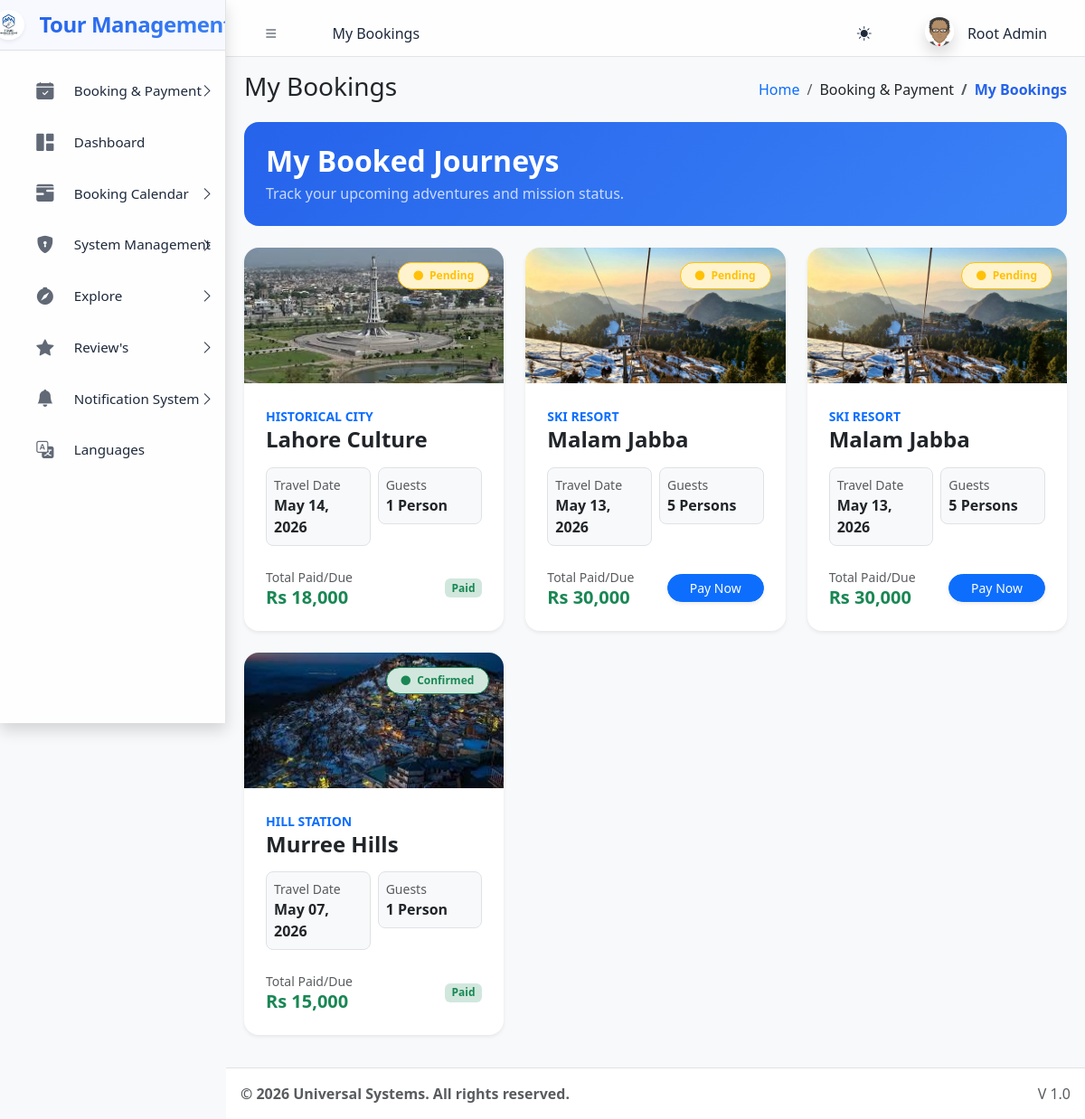
Screenshot of /dashboards/user/my_bookings.php (signed in) with the database file from the repository.
### tables this page shows
CREATE TABLE `sys_pages` (
  `id` int(11) NOT NULL,
  `parent_id` int(11) DEFAULT 0,
  `page_name` varchar(100) NOT NULL,
  `page_url` varchar(255) DEFAULT '#',
  `icon_class` varchar(50) DEFAULT 'bi bi-circle',
  `sort_order` int(11) DEFAULT 0
);

CREATE TABLE `bookings` (
  `id` int(11) NOT NULL,
  `user_id` int(11) NOT NULL,
  `destination_id` int(11) NOT NULL,
  `booking_date` datetime DEFAULT current_timestamp(),
  `travel_date` date NOT NULL,
  `guests` int(11) NOT NULL DEFAULT 1,
  `total_price` varchar(50) NOT NULL,
  `status` enum('Pending','Confirmed','Cancelled') DEFAULT 'Pending',
  `payment_status` enum('Unpaid','Paid') DEFAULT 'Unpaid',
  `notes` text DEFAULT NULL,
  `created_at` timestamp NOT NULL DEFAULT current_timestamp()
);

CREATE TABLE `destinations` (
  `id` int(11) NOT NULL,
  `name` varchar(255) NOT NULL,
  `type` varchar(100) DEFAULT NULL,
  `hero_image` varchar(255) DEFAULT NULL,
  `duration` varchar(50) DEFAULT NULL,
  `price` varchar(50) DEFAULT NULL,
  `intensity` enum('Low','Medium','High') DEFAULT NULL,
  `description` text DEFAULT NULL,
  `environment` text DEFAULT NULL,
  `accommodation` text DEFAULT NULL,
  `activities` longtext DEFAULT NULL CHECK (json_valid(`activities`)),
  `is_deleted` tinyint(1) DEFAULT 0,
  `category` enum('Adventure','Relaxation','Educational') DEFAULT 'Adventure',
  `gravity_level` varchar(50) DEFAULT '1.0g',
  `itinerary` longtext DEFAULT NULL CHECK (json_valid(`itinerary`)),
  `route_data` longtext DEFAULT NULL CHECK (json_valid(`route_data`)),
  `created_at` timestamp NOT NULL DEFAULT current_timestamp()
);

### dashboards/user/my_bookings.php (the view, shortened to what this page needs)
<?php
require_once '../../includes/header.php';
$userId = $_SESSION['user_id'];
$query = "
    SELECT b.*, d.name as dest_name, d.hero_image, d.type as dest_type
    FROM bookings b
    JOIN destinations d ON b.destination_id = d.id
    WHERE b.user_id = ?
    ORDER BY b.created_at DESC
";
$stmt = $pdo->prepare($query);
$stmt->execute([$userId]);
$myBookings = $stmt->fetchAll();
?>
<div class="row">
    <div class="col-12">
        <div class="p-4 rounded-4 mb-4" style="background: linear-gradient(135deg, var(--app-primary-blue) 0%, var(--app-accent-blue) 100%); color: white;">
            <h2 class="fw-bold mb-1">My Booked Journeys</h2>
            <p class="opacity-75 mb-0">Track your upcoming adventures and mission status.</p>
        </div>
    </div>
    <?php foreach($myBookings as $b):
        $imgSrc = (strpos($b['hero_image'], 'http') === 0) ? $b['hero_image'] : BASE_URL . $b['hero_image'];
        $statusClass = 'bg-warning-subtle text-warning border-warning';
        if($b['status'] == 'Confirmed') $statusClass = 'bg-success-subtle text-success border-success';
    ?>
    <div class="col-md-6 col-xl-4 mb-4">
        <div class="card h-100 shadow-sm border-0 rounded-4 overflow-hidden" style="transition: transform 0.3s ease;">
            <div style="height: 150px; position: relative;">
                <img src="<?= $imgSrc ?>" class="w-100 h-100 object-fit-cover">
                <div class="position-absolute top-0 end-0 m-3">
                    <span class="badge border py-2 px-3 rounded-pill <?= $statusClass ?>">
                        <i class="bi bi-circle-fill me-1 small"></i> <?= $b['status'] ?>
                    </span>
                </div>
            </div>
            <div class="card-body p-4">
                <div class="d-flex justify-content-between align-items-start mb-3">
                    <div>
                        <small class="text-primary fw-bold text-uppercase"><?= $b['dest_type'] ?></small>
                        <h4 class="fw-bold mb-0"><?= htmlspecialchars($b['dest_name']) ?></h4>
                    </div>
                </div>
                <div class="row g-2 mb-4">
                    <div class="col-6">
                        <div class="p-2 rounded-3 bg-light border">
                            <small class="text-muted d-block">Travel Date</small>
                            <span class="fw-bold"><?= date('M d, Y', strtotime($b['travel_date'])) ?></span>
                        </div>
                    </div>
                    <div class="col-6">
                        <div class="p-2 rounded-3 bg-light border">
                            <small class="text-muted d-block">Guests</small>
                            <span class="fw-bold"><?= $b['guests'] ?> Person<?= $b['guests'] > 1 ? 's' : '' ?></span>
                        </div>
                    </div>
                </div>
                <div class="d-flex justify-content-between align-items-center">
                    <div>
                        <small class="text-muted d-block">Total Paid/Due</small>
                        <span class="h5 fw-bold text-success mb-0"><?= $b['total_price'] ?></span>
                    </div>
                    <?php if($b['payment_status'] !== 'Paid'): ?>
                        <a href="../../explore/checkout.php?booking_id=<?= $b['id'] ?>" class="btn btn-primary btn-sm rounded-pill px-4 shadow-sm">Pay Now</a>
                    <?php else: ?>
                        <span class="badge bg-success-subtle text-success">Paid</span>
                    <?php endif; ?>
                </div>
            </div>
        </div>
    </div>
    <?php endforeach; ?>
</div>
<?php require_once '../../includes/footer.php'; ?>

### includes/header.php (shortened to what this page needs)
<?php
require_once __DIR__ . '/../core/session.php';
$base_path = parse_url(BASE_URL, PHP_URL_PATH);
$current_url = substr($_SERVER['SCRIPT_NAME'], strlen($base_path));
$pageStmt = $pdo->prepare("SELECT * FROM sys_pages WHERE page_url LIKE ? LIMIT 1");
$pageStmt->execute(["%$current_url%"]);
$currentPageData = $pageStmt->fetch();
$pageTitle = $currentPageData['page_name'] ?? 'Dashboard';
$pageId = $currentPageData['id'] ?? 0;
$breadcrumbs = [];
if ($currentPageData) {
    $crumbId = $currentPageData['id'];
    while($crumbId != 0) {
        $crumbStmt = $pdo->prepare("SELECT id, parent_id, page_name, page_url FROM sys_pages WHERE id = ?");
        $crumbStmt->execute([$crumbId]);
        $crumb = $crumbStmt->fetch();
        array_unshift($breadcrumbs, $crumb);
        $crumbId = $crumb['parent_id'];
    }
}
?>
<!DOCTYPE html>
<html lang="en"> <head>
    <link rel="stylesheet" href="<?= BASE_URL ?>assets/css/bootstrap.min.css" />
    <link rel="stylesheet" href="<?= BASE_URL ?>assets/css/bootstrap-icons.css" />
    <link rel="stylesheet" href="<?= BASE_URL ?>assets/css/adminlte.min.css" />
</head>
<body class="layout-fixed sidebar-expand-lg bg-body-tertiary">
<div class="app-wrapper">
    <nav class="app-header navbar navbar-expand bg-body">
        <div class="container-fluid">
            <ul class="navbar-nav">
                <li class="nav-item"> <a class="nav-link" data-lte-toggle="sidebar" href="#" role="button"><i class="bi bi-list"></i></a> </li>
                <li class="nav-item d-none d-md-block"> <a href="#" class="nav-link"><?= $pageTitle ?></a> </li>
            </ul>
            <ul class="navbar-nav ms-auto">
                 <li class="nav-item">
                    <button class="btn btn-link nav-link" id="theme-toggle" type="button">
                        <i class="bi bi-sun-fill" id="theme-icon"></i>
                    </button>
                </li>
                <li class="nav-item dropdown user-menu">
                    <a href="#" class="nav-link dropdown-toggle" data-bs-toggle="dropdown">
                        <img src="<?= !empty($_SESSION['avatar']) ? $_SESSION['avatar'] : BASE_URL.'assets/img/avatar.png' ?>" class="user-image rounded-circle shadow" alt="User Image">
                        <span class="d-none d-md-inline ms-1"><?= htmlspecialchars($_SESSION['name']) ?></span>
                    </a>
                </li>
            </ul>
        </div>
    </nav>
    <?php include 'sidebar.php'; ?>
    <main class="app-main">
        <div class="app-content-header">
            <div class="container-fluid">
                <div class="row">
                    <div class="col-sm-6"><h3 class="mb-0"><?= $pageTitle ?></h3></div>
                    <div class="col-sm-6">
                        <ol class="breadcrumb float-sm-end">
                            <li class="breadcrumb-item"><a href="<?= BASE_URL ?>">Home</a></li>
                            <?php foreach($breadcrumbs as $b): ?>
                                <li class="breadcrumb-item <?= ($b['id'] == $pageId) ? 'active' : '' ?>">
                                    <?= htmlspecialchars($b['page_name']) ?>
                                </li>
                            <?php endforeach; ?>
                        </ol>
                    </div>
                </div>
            </div>
        </div>
        <div class="app-content">
            <div class="container-fluid">

### includes/sidebar.php (shortened to what this page needs)
<aside class="app-sidebar shadow">
    <div class="sidebar-brand">
        <a href="<?= BASE_URL ?>index.php" class="brand-link d-flex align-items-center">
            <img src="<?= BASE_URL ?>assets/img/logo.png" alt="Logo" class="brand-image shadow-sm rounded-circle me-2" style="width: 35px; height: 35px; object-fit: cover;">
            <span class="brand-text h4 mb-0 fw-bold">Tour Management</span>
        </a>
    </div>
    <div class="sidebar-wrapper">
        <nav class="mt-2">
            <ul class="nav sidebar-menu flex-column" data-lte-toggle="treeview" role="menu" data-accordion="false">
                <?php
                function buildMenu($pdo, $parentId = 0, $userRole, $currentUrl)
                {
                    $sql = "
                        SELECT p.* FROM sys_pages p
                        JOIN role_access ra ON p.id = ra.page_id
                        WHERE p.parent_id = ? AND ra.role_key = ?
                        ORDER BY p.sort_order ASC
                    ";
                    $stmt = $pdo->prepare($sql);
                    $stmt->execute([$parentId, $userRole]);
                    $items = $stmt->fetchAll();
                    foreach ($items as $item) {
                        $childStmt = $pdo->prepare("SELECT COUNT(*) FROM sys_pages WHERE parent_id = ?");
                        $childStmt->execute([$item['id']]);
                        $hasChildren = $childStmt->fetchColumn() > 0;
                        $isActive = (strpos($currentUrl, $item['page_url']) !== false && $item['page_url'] !== '#');
                        $menuOpen = $isActive ? 'menu-open' : '';
                        $activeClass = $isActive ? 'active' : '';
                        echo '<li class="nav-item ' . $menuOpen . '">';
                        echo '<a href="' . ($hasChildren ? '#' : BASE_URL . $item['page_url']) . '" class="nav-link ' . $activeClass . '">';
                        echo '<i class="nav-icon ' . $item['icon_class'] . '"></i>';
                        echo '<p>' . htmlspecialchars($item['page_name']);
                        if ($hasChildren) {
                            echo '<i class="nav-arrow bi bi-chevron-right"></i>';
                        }
                        echo '</p></a>';
                        if ($hasChildren) {
                            buildMenu($pdo, $item['id'], $userRole, $currentUrl);
                        }
                        echo '</li>';
                    }
                }
                $base_path = parse_url(BASE_URL, PHP_URL_PATH);
                $cur = substr($_SERVER['SCRIPT_NAME'], strlen($base_path));
                buildMenu($pdo, 0, $_SESSION['role'], $cur);
                ?>
            </ul>
        </nav>
    </div>
</aside>

### includes/header.php (style rules this page uses)
:root { --app-primary-blue: #2563eb; --app-primary-blue-rgb: 37, 99, 235; --app-accent-blue: #3b82f6; --app-sidebar-width: 280px; --app-glass-blur: blur(15px) saturate(180%); }
[data-bs-theme="light"] { --app-sidebar-bg: rgba(255, 255, 255, 0.8); --app-sidebar-text: #1e293b; --app-sidebar-text-rgb: 30, 41, 59; --app-sidebar-border: rgba(0, 0, 0, 0.1); --app-nav-active-bg: rgba(37, 99, 235, 0.1); --app-nav-hover-bg: rgba(0, 0, 0, 0.05); --app-header-bg: rgba(255, 255, 255, 0.8); }
.user-image { width: 30px; height: 30px; object-fit: cover; }
.app-header { background: var(--app-header-bg) !important; backdrop-filter: var(--app-glass-blur); -webkit-backdrop-filter: var(--app-glass-blur); border-bottom: 1px solid var(--app-sidebar-border) !important; }
.breadcrumb-item.active { color: var(--app-primary-blue); font-weight: 600; }
body { transition: background-color 0.3s ease, color 0.3s ease; }
body { top: 0px !important; }

### includes/sidebar.php (style rules this page uses)
.app-sidebar { background: var(--app-sidebar-bg) !important; backdrop-filter: var(--app-glass-blur); -webkit-backdrop-filter: var(--app-glass-blur); border-right: 1px solid var(--app-sidebar-border) !important; transition: all 0.4s cubic-bezier(0.4, 0, 0.2, 1); color: var(--app-sidebar-text) !important; }
.sidebar-brand { background: rgba(var(--app-primary-blue-rgb), 0.03) !important; border-bottom: 1px solid var(--app-sidebar-border) !important; padding: 1.5rem 1rem !important; }
.brand-text { font-weight: 700 !important; letter-spacing: -0.5px; background: linear-gradient(135deg, var(--app-primary-blue) 0%, var(--app-accent-blue) 100%); -webkit-background-clip: text; -webkit-text-fill-color: transparent; }
.nav-link { border-radius: 12px !important; margin: 0.2rem 0.8rem !important; padding: 0.8rem 1rem !important; transition: all 0.3s ease !important; border: 1px solid transparent !important; color: var(--app-sidebar-text) !important; }
.nav-icon { font-size: 1.2rem !important; margin-right: 12px !important; transition: transform 0.3s ease; color: var(--app-sidebar-text); opacity: 0.7; }
.sidebar-menu p { font-weight: 500; font-size: 0.95rem; }

### rows the page displays
sys_pages: page_name "My Bookings"
sys_pages: page_name "Booking & Payment"
sys_pages: page_name "Dashboard"
sys_pages: page_name "Booking Calendar"
sys_pages: page_name "System Management"
sys_pages: page_name "Explore"
sys_pages: page_name "Review's"
sys_pages: page_name "Notification System"
sys_pages: page_name "Languages"
bookings: destination.hero_image (picture), status "Pending", destination.type "HISTORICAL CITY", destination.name "Lahore Culture", travel_date "May 14, 2026", guests "1", total_price "Rs 18,000", payment_status "Paid"
bookings: destination.hero_image (picture), status "Pending", destination.type "SKI RESORT", destination.name "Malam Jabba", travel_date "May 13, 2026", guests "5", total_price "Rs 30,000"
bookings: destination.hero_image (picture), status "Pending", destination.type "SKI RESORT", destination.name "Malam Jabba", travel_date "May 13, 2026", guests "5", total_price "Rs 30,000"
bookings: destination.hero_image (picture), status "Confirmed", destination.type "HILL STATION", destination.name "Murree Hills", travel_date "May 07, 2026", guests "1", total_price "Rs 15,000", payment_status "Paid"

### other values shown
$_SESSION['name'] "Root Admin"
$settings['footer_text'] "© 2026 Universal Systems. All rights reserved."
